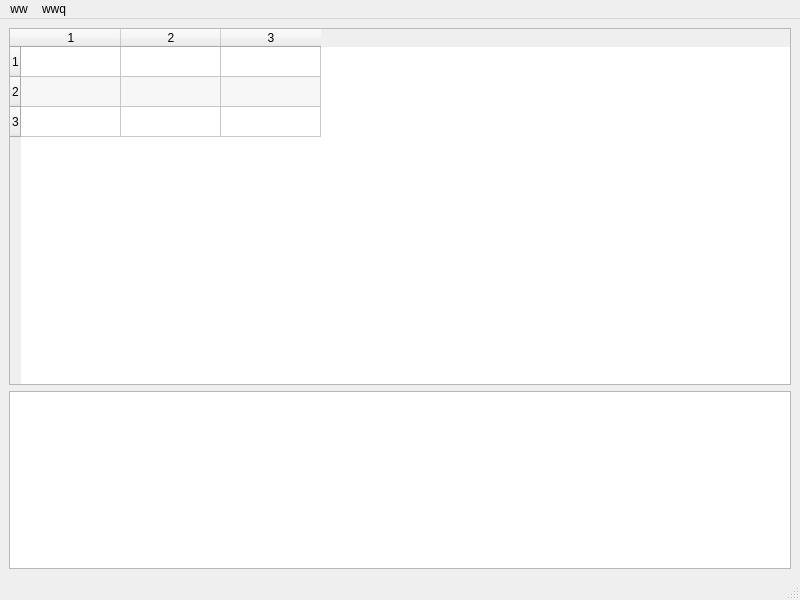
<?xml version="1.0" encoding="UTF-8"?>
<ui version="4.0">
 <class>MainWindow</class>
 <widget class="QMainWindow" name="MainWindow">
  <property name="geometry">
   <rect>
    <x>0</x>
    <y>0</y>
    <width>800</width>
    <height>600</height>
   </rect>
  </property>
  <property name="windowTitle">
   <string>MainWindow</string>
  </property>
  <widget class="QWidget" name="centralwidget">
   <layout class="QVBoxLayout" name="verticalLayout" stretch="4,2">
    <item>
     <widget class="QTableWidget" name="tableWidget">
      <property name="sizePolicy">
       <sizepolicy hsizetype="Minimum" vsizetype="Minimum">
        <horstretch>0</horstretch>
        <verstretch>0</verstretch>
       </sizepolicy>
      </property>
      <property name="autoFillBackground">
       <bool>false</bool>
      </property>
      <property name="editTriggers">
       <set>QAbstractItemView::NoEditTriggers</set>
      </property>
      <property name="alternatingRowColors">
       <bool>true</bool>
      </property>
      <property name="selectionBehavior">
       <enum>QAbstractItemView::SelectRows</enum>
      </property>
      <property name="iconSize">
       <size>
        <width>7</width>
        <height>7</height>
       </size>
      </property>
      <property name="rowCount">
       <number>3</number>
      </property>
      <property name="columnCount">
       <number>3</number>
      </property>
      <row/>
      <row/>
      <row/>
      <column/>
      <column/>
      <column/>
     </widget>
    </item>
    <item>
     <widget class="QListWidget" name="listWidget">
      <property name="alternatingRowColors">
       <bool>true</bool>
      </property>
      <property name="currentRow">
       <number>-1</number>
      </property>
     </widget>
    </item>
   </layout>
  </widget>
  <widget class="QMenuBar" name="menubar">
   <property name="geometry">
    <rect>
     <x>0</x>
     <y>0</y>
     <width>800</width>
     <height>25</height>
    </rect>
   </property>
   <widget class="QMenu" name="menuWw">
    <property name="title">
     <string>ww</string>
    </property>
    <addaction name="actionRfghj"/>
   </widget>
   <widget class="QMenu" name="menuWwq">
    <property name="title">
     <string>wwq</string>
    </property>
    <addaction name="actionDfghjk"/>
   </widget>
   <addaction name="menuWw"/>
   <addaction name="menuWwq"/>
  </widget>
  <widget class="QStatusBar" name="statusbar"/>
  <action name="actionRfghj">
   <property name="text">
    <string>rfghj</string>
   </property>
  </action>
  <action name="actionDfghjk">
   <property name="text">
    <string>dfghjk</string>
   </property>
  </action>
 </widget>
 <resources/>
 <connections/>
</ui>
